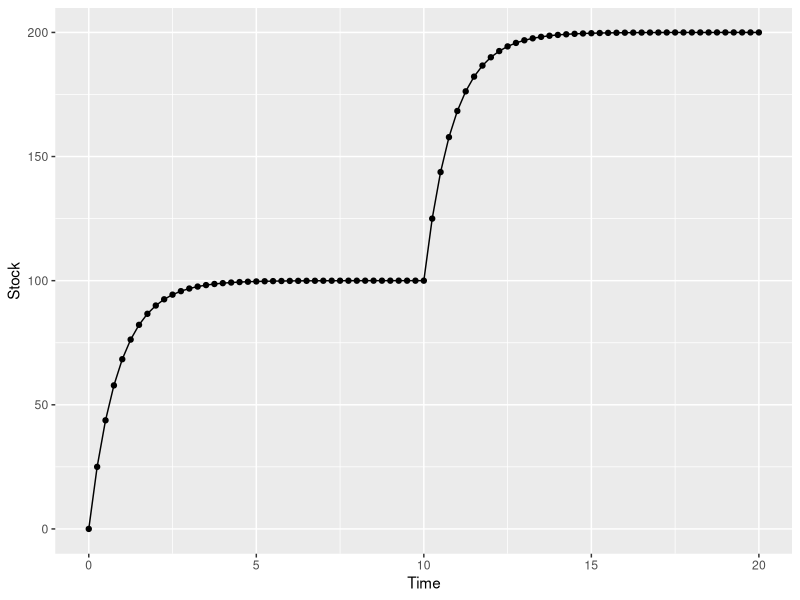
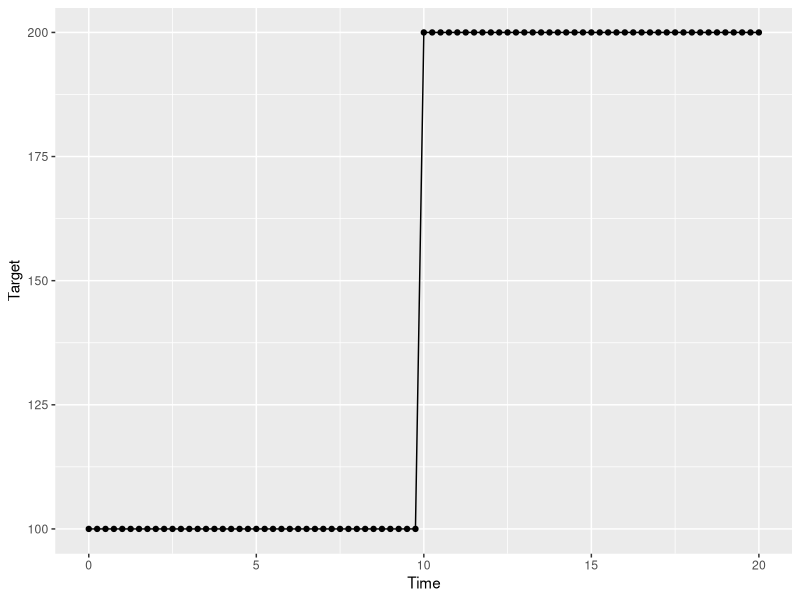

Reproduce these figures in R, in order.
library(deSolve)  
library(ggplot2) 


START<-0; FINISH<-20; STEP<-0.25; 

simtime <- seq(START, FINISH, by=STEP)

# Setup the step function in a global data frame
target <- rep(NA,length(simtime))
target[1:(10/STEP)]<-100
target[((10/STEP)+1):length(simtime)]<-200

simData<-data.frame(time=simtime, aTarget=target)

# model equations
model <- function(time, stocks, auxs)
{
  with(as.list(c(stocks, auxs)),{  
    
    index<-which(simData$time==time)

    aDisrepancy<-simData$aTarget[index] - sStock
    
    fRI<- aDisrepancy/ aAT
    
    dS_dt  <- fRI
    
    return (list(c(dS_dt),
                 Target=simData$aTarget[index],
                 Inflow=fRI,
                 AT=aAT))   
  })
}

stocks  <- c(sStock=0)
auxs    <- c(aAT=1)


o<-data.frame(ode(y=stocks, simtime, func = model, 
                  parms=auxs, method="euler"))

p1<-qplot(data=o,x=o$time,y=o$sStock,
      geom=c("line","point"),xlab="Time",ylab="Stock")

p2<-qplot(data=o,x=o$time,y=o$Target,
          geom=c("line","point"),xlab="Time",ylab="Target")
